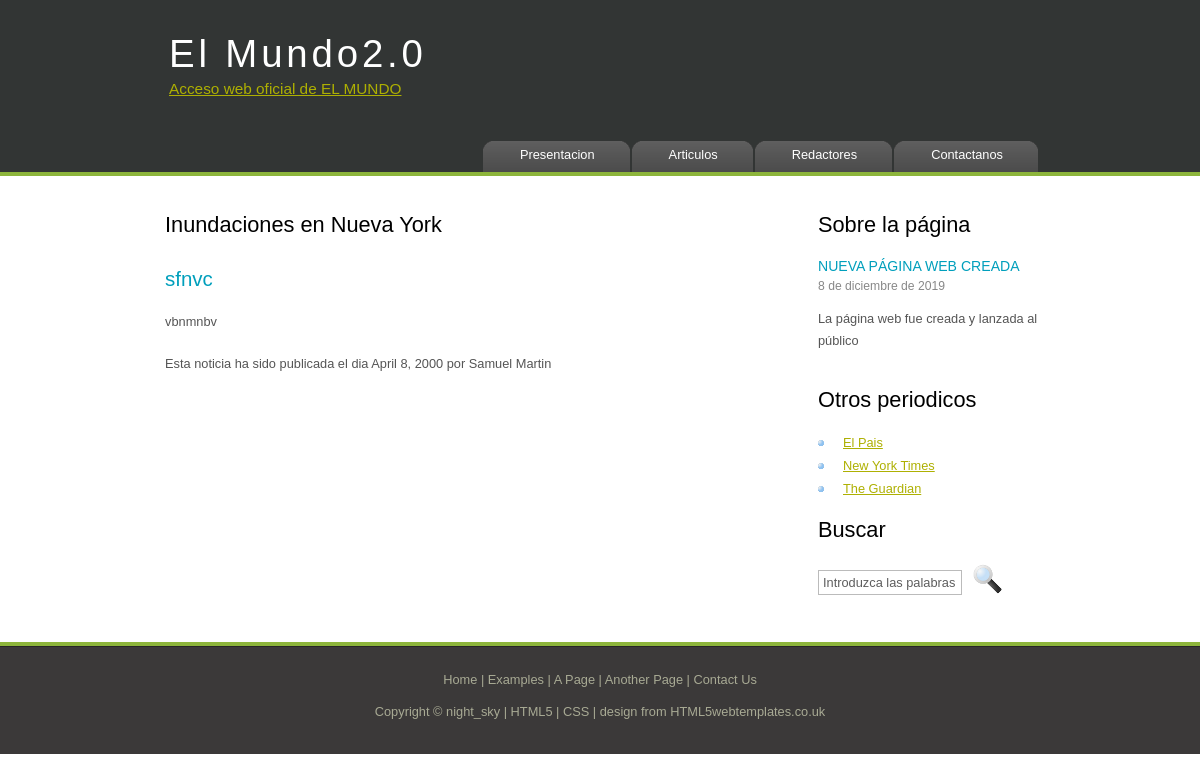
Before: /articulo/3/ with the older database file.
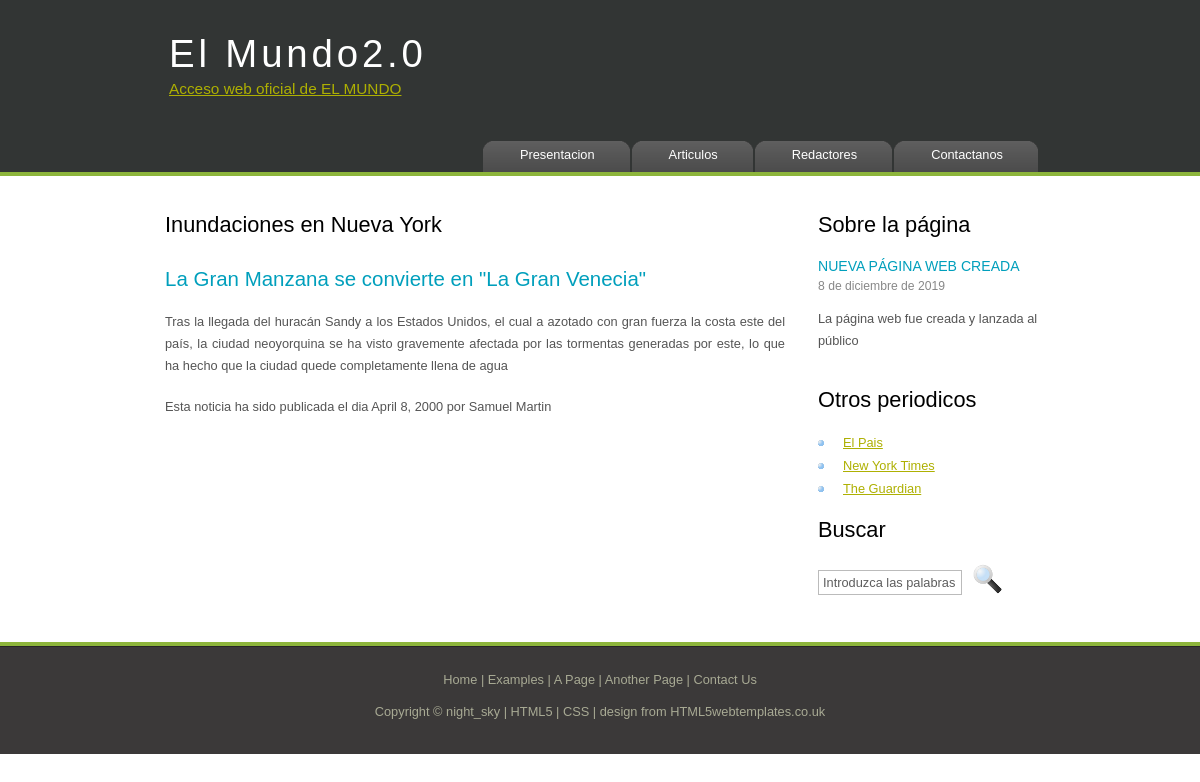
After: the same page with the newer database file.
### appE1/models.py (models this page shows, shortened)
class Articulo(models.Model):
    redactor = models.ForeignKey(Redactor, on_delete=models.CASCADE)
    titular = models.CharField(max_length=100, default='')
    entradilla = models.TextField()
    noticia = models.TextField()
    fecha = models.DateField()

class Redactor(models.Model):
    nombre = models.CharField(max_length=99, default='')
    apellido = models.CharField(max_length=99, default='')
    def __str__(self):
        return self.nombre + ' ' + self.apellido

### appE1/views.py (the view)
# urls.py: path('articulo/<int:articulo_id>/', views.articulo, name='articulo'),
def articulo(request, articulo_id):
    articulo = get_object_or_404(Articulo, pk=articulo_id)
    context = {'articulo': articulo}
    return render(request, 'articulo.html', context)

### appE1/templates/articulo.html (shortened to what this page needs)
{% extends "plantilla.html"%}
{% block contenido %}
<h1>{{ articulo.titular}}</h1>
<h2 align="justify">
    {{ articulo.entradilla }}
</h2>
<p align="justify">{{ articulo.noticia }}</p>
<p align="justify">Esta noticia ha sido publicada el dia {{articulo.fecha}} por {{ articulo.redactor }}</p>
{% endblock %}

Changed rows visible on the page:
changed Articulo "Inundaciones en Nueva York": entradilla "sfnvc" → "La Gran Manzana se convierte en \"La Gran Venecia\""; noticia "vbnmnbv" → "Tras la llegada del huracán Sandy a los Estados Unidos, el cual a azotado con gran fuerza la costa este del país, la ciudad neoyorquina se ha visto gravemente afectada por las tormentas generadas por este, lo que ha hecho que la ciudad quede completamente llena de agua"
